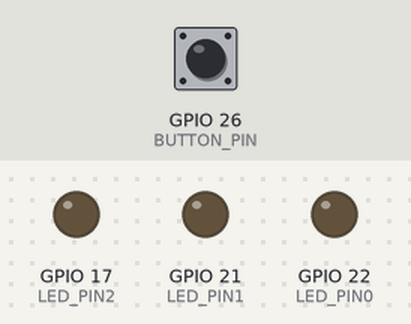
A sketch run on a simulated ESP32. On the bench: output pins drawn as LEDs (lit = HIGH). Inputs (shaded band) come from the test bench; at power-on: GPIO 26 (BUTTON_PIN) HIGH.

Above: at 1.2 s.
1.3 s: GPIO 26 (BUTTON_PIN) pulled LOW for 3.2 s
At 3.6 s:
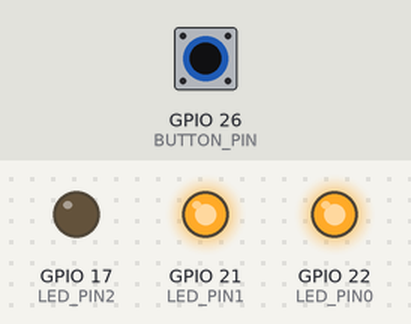
7.3 s: GPIO 26 (BUTTON_PIN) pulled LOW for 1 s
At 10.5 s:
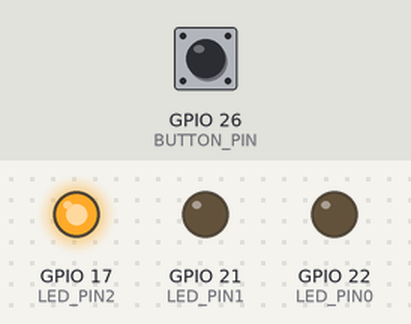
11.3 s: GPIO 26 (BUTTON_PIN) pulled LOW for 0.15 s
At 14.0 s:
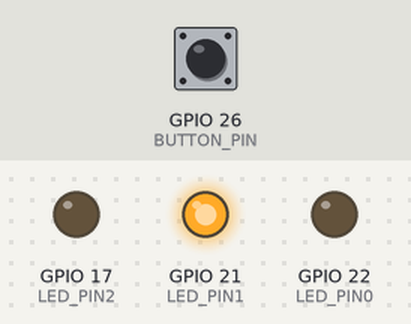
Timing chart, 0 to 16.3 s (numbered marks = the images above; inputs shaded):
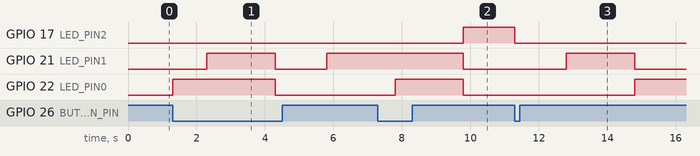

The sketch:

semafor.ino
```cpp
#define BUTTON_PIN 26

int LED_PIN0 = 22; //červená
int LED_PIN1 = 21; //žltá
int LED_PIN2 = 17; //zelená
int pocitadlo = 0;
int button_state = 0;

void setup() {
  Serial.begin(9600);
  pinMode(LED_PIN0, OUTPUT); //nastavenie červenej na výstupný bod
  pinMode(LED_PIN1, OUTPUT); // žltej
  pinMode(LED_PIN2, OUTPUT); // zelenej
  pinMode(BUTTON_PIN, INPUT_PULLUP);
}

void loop() {
  button_state = digitalRead(BUTTON_PIN);
  if (button_state == LOW)  {
    pocitadlo++;

  if (pocitadlo == 1) {
    digitalWrite(LED_PIN0, HIGH);
    delay(1000);
  }
  else if (pocitadlo == 2)  {
    digitalWrite(LED_PIN1, HIGH);
    delay(2000);
    digitalWrite(LED_PIN0, LOW);
    digitalWrite(LED_PIN1, LOW);
    digitalWrite(LED_PIN2, HIGH);
  }
  if (pocitadlo == 3) {
    for (int i = 0; i < 3; i++) {
      digitalWrite(LED_PIN2, LOW);
      delay(500);
    }
    digitalWrite(LED_PIN2, LOW);
    digitalWrite(LED_PIN1, HIGH);
    delay(2000);
    digitalWrite(LED_PIN1, LOW);
    digitalWrite(LED_PIN0, HIGH);
    pocitadlo = 1;
  }
  }
}
```

Measured:
- after the input at 1.3 s, GPIO 21 (LED_PIN1): LOW → HIGH after 1.0 s, → LOW 2.0 s later, → HIGH 1.5 s later; GPIO 22 (LED_PIN0): LOW → HIGH at once, → LOW 3.0 s later
- after the input at 7.3 s, GPIO 17 (LED_PIN2): LOW → HIGH after 2.5 s; GPIO 21 (LED_PIN1): HIGH → LOW after 2.5 s instead of 0.50 s
- after the input at 11.3 s, GPIO 17 (LED_PIN2): HIGH → LOW at once; GPIO 21 (LED_PIN1): LOW → HIGH after 1.5 s, → LOW 2.0 s later; GPIO 22 (LED_PIN0): LOW → HIGH after 3.5 s
